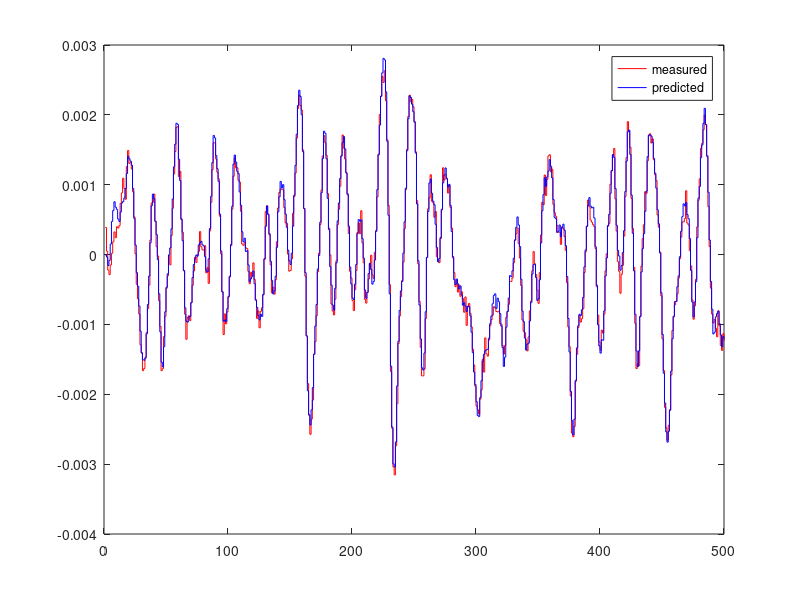
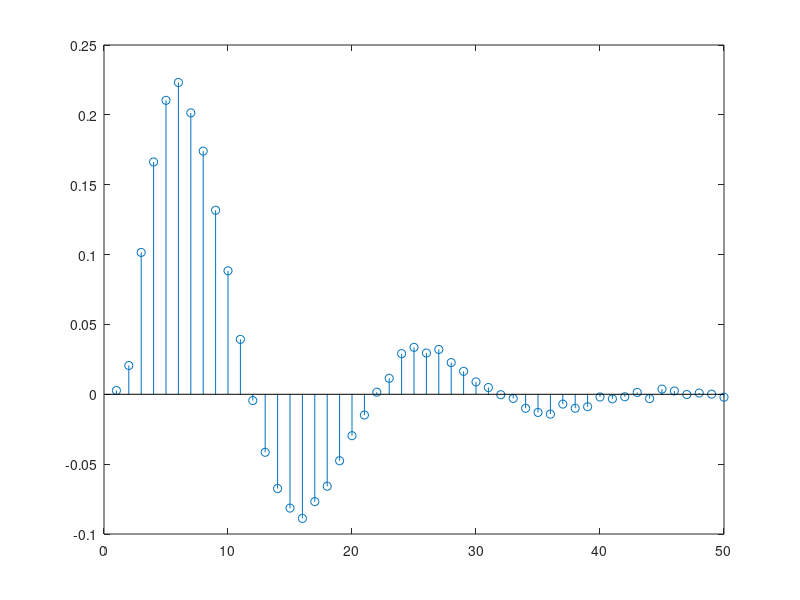
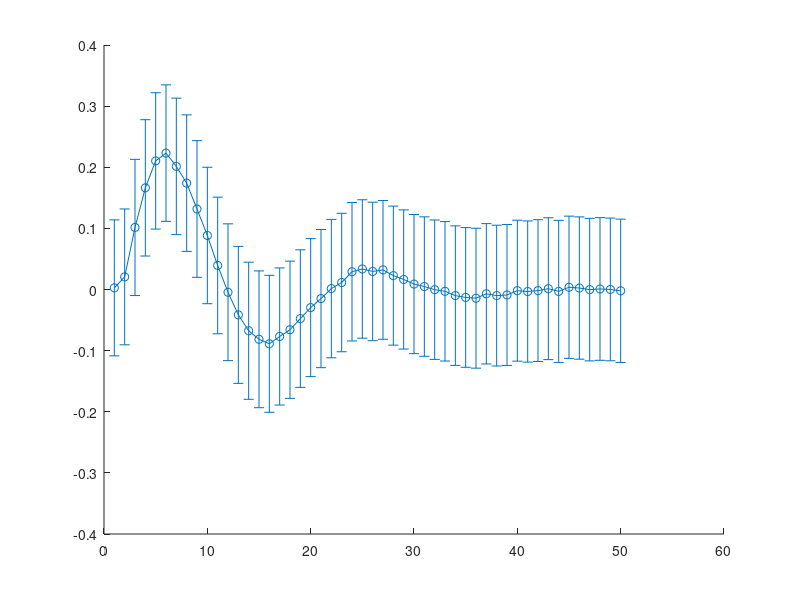

The MATLAB script that drew these images, in order: (Note: this script raises an error after producing the figures.)
clc; 
clear all;
close all;


load laserbeamdataN.mat
N = size(u, 1);
m = 50;

input = u;
output = y;
tpl = zeros(m,1);
tpl(1,1) = input(1,1);


phi = toeplitz(input, tpl);

theta = phi \ output;
yh = phi * theta;

%% Estimate noise variance
J = norm(yh - output)
var_est = 1/(N-m) * J;
sigma = sqrt(var_est);

cov = var_est * inv(phi' * phi);

stairs(output,'r');
hold on;
stairs(yh,'b');
legend('measured','predicted');

figure
stem(theta)

figure
errorbar(theta, 2*sqrt(diag(cov)), '-o', 'MarkerSize',5,...
    'MarkerEdgeColor','red','MarkerFaceColor','red');
grid;

figure
colormap gray;
imagesc(cov);


